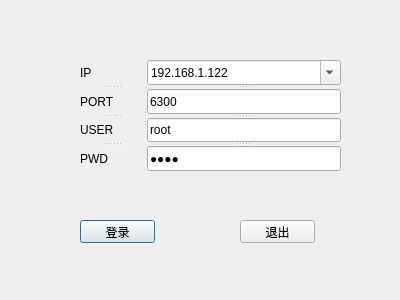
<?xml version="1.0" encoding="UTF-8"?>
<ui version="4.0">
 <class>Wave</class>
 <widget class="QDialog" name="Wave">
  <property name="geometry">
   <rect>
    <x>0</x>
    <y>0</y>
    <width>400</width>
    <height>300</height>
   </rect>
  </property>
  <property name="windowTitle">
   <string>登录</string>
  </property>
  <widget class="QPushButton" name="pushButton_login">
   <property name="geometry">
    <rect>
     <x>80</x>
     <y>220</y>
     <width>75</width>
     <height>23</height>
    </rect>
   </property>
   <property name="text">
    <string>登录</string>
   </property>
  </widget>
  <widget class="QPushButton" name="pushButton_exit">
   <property name="geometry">
    <rect>
     <x>240</x>
     <y>220</y>
     <width>75</width>
     <height>23</height>
    </rect>
   </property>
   <property name="text">
    <string>退出</string>
   </property>
  </widget>
  <widget class="QSplitter" name="splitter_3">
   <property name="geometry">
    <rect>
     <x>80</x>
     <y>60</y>
     <width>261</width>
     <height>111</height>
    </rect>
   </property>
   <property name="orientation">
    <enum>Qt::Horizontal</enum>
   </property>
   <widget class="QSplitter" name="splitter_2">
    <property name="orientation">
     <enum>Qt::Vertical</enum>
    </property>
    <widget class="QLabel" name="label">
     <property name="text">
      <string>IP</string>
     </property>
    </widget>
    <widget class="QLabel" name="label_2">
     <property name="text">
      <string>PORT</string>
     </property>
    </widget>
    <widget class="QLabel" name="label_3">
     <property name="text">
      <string>USER</string>
     </property>
    </widget>
    <widget class="QLabel" name="label_4">
     <property name="text">
      <string>PWD</string>
     </property>
    </widget>
   </widget>
   <widget class="QSplitter" name="splitter">
    <property name="orientation">
     <enum>Qt::Vertical</enum>
    </property>
    <widget class="QComboBox" name="comboBox_ip">
     <property name="editable">
      <bool>true</bool>
     </property>
     <item>
      <property name="text">
       <string>192.168.1.122</string>
      </property>
     </item>
    </widget>
    <widget class="QLineEdit" name="lineEdit_port">
     <property name="text">
      <string>6300</string>
     </property>
    </widget>
    <widget class="QLineEdit" name="lineEdit_user">
     <property name="text">
      <string>root</string>
     </property>
    </widget>
    <widget class="QLineEdit" name="lineEdit_pwd">
     <property name="text">
      <string>root</string>
     </property>
     <property name="echoMode">
      <enum>QLineEdit::Password</enum>
     </property>
    </widget>
   </widget>
  </widget>
 </widget>
 <resources/>
 <connections/>
</ui>
